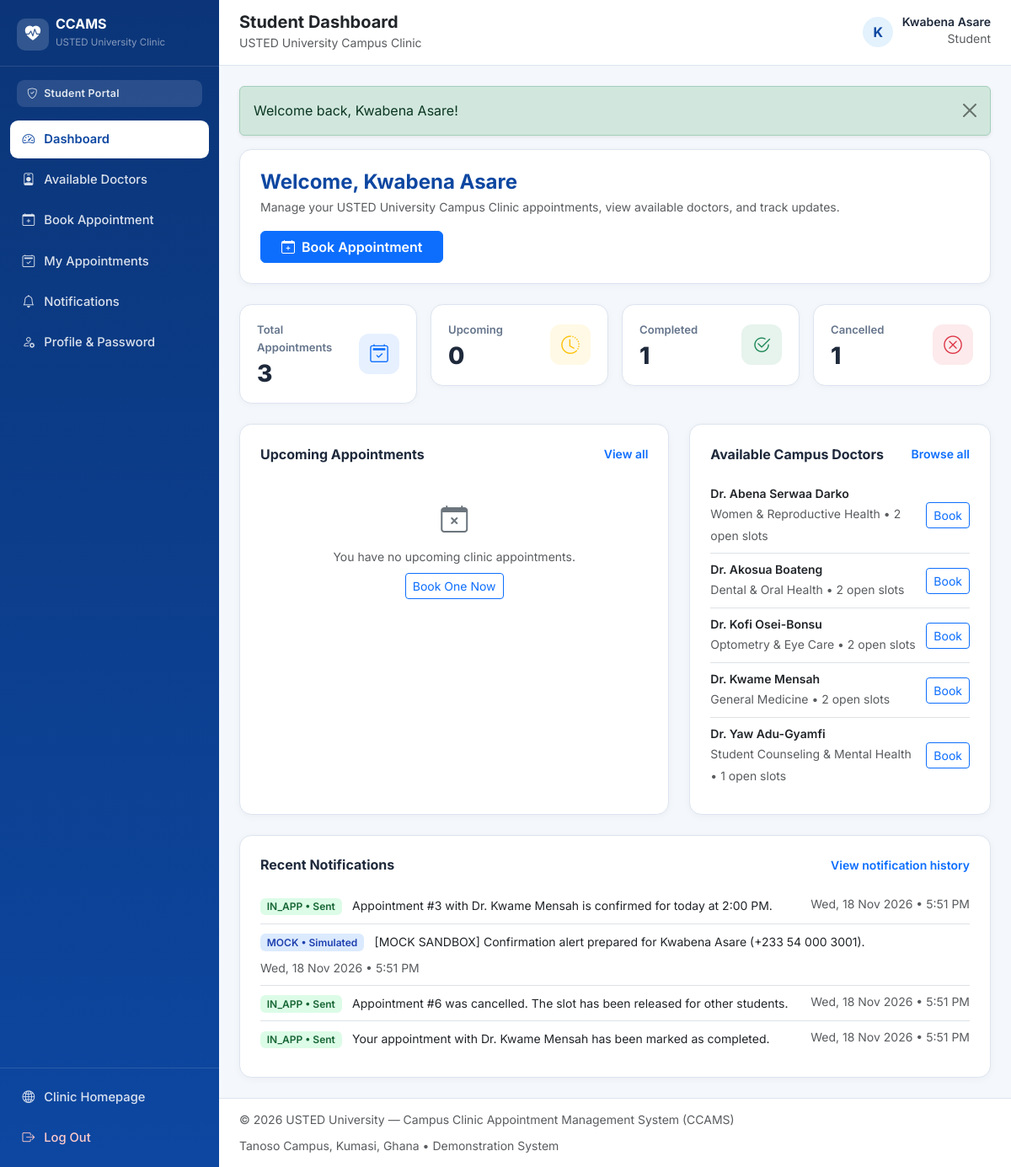
/student/dashboard.php (signed in), run on the app's committed database.
### tables this page shows
CREATE TABLE `users` (
    `user_id` INT UNSIGNED NOT NULL AUTO_INCREMENT,
    `full_name` VARCHAR(120) NOT NULL,
    `email` VARCHAR(150) NOT NULL,
    `password_hash` VARCHAR(255) NOT NULL,
    `phone` VARCHAR(25) DEFAULT NULL,
    `role` ENUM('student', 'doctor', 'admin') NOT NULL DEFAULT 'student',
    `account_status` ENUM('active', 'inactive') NOT NULL DEFAULT 'active',
    `created_at` TIMESTAMP NOT NULL DEFAULT CURRENT_TIMESTAMP,
    `updated_at` TIMESTAMP NOT NULL DEFAULT CURRENT_TIMESTAMP ON UPDATE CURRENT_TIMESTAMP,
    PRIMARY KEY (`user_id`),
    UNIQUE KEY `uq_users_email` (`email`),
    KEY `idx_users_role_status` (`role`, `account_status`)
);

CREATE TABLE `doctors` (
    `doctor_id` INT UNSIGNED NOT NULL AUTO_INCREMENT,
    `user_id` INT UNSIGNED NOT NULL,
    `specialization` VARCHAR(120) NOT NULL,
    `availability_status` ENUM('available', 'unavailable') NOT NULL DEFAULT 'available',
    `created_at` TIMESTAMP NOT NULL DEFAULT CURRENT_TIMESTAMP,
    PRIMARY KEY (`doctor_id`),
    UNIQUE KEY `uq_doctors_user_id` (`user_id`),
    KEY `idx_doctors_specialization` (`specialization`),
    KEY `idx_doctors_availability` (`availability_status`),
    CONSTRAINT `fk_doctors_user`
        FOREIGN KEY (`user_id`) REFERENCES `users` (`user_id`)
        ON DELETE CASCADE ON UPDATE CASCADE
);

CREATE TABLE `notifications` (
    `notification_id` INT UNSIGNED NOT NULL AUTO_INCREMENT,
    `appointment_id` INT UNSIGNED NOT NULL,
    `channel` ENUM('in_app', 'email', 'sms', 'mock') NOT NULL DEFAULT 'in_app',
    `message` TEXT NOT NULL,
    `delivery_status` ENUM('pending', 'sent', 'simulated', 'queued', 'failed') NOT NULL DEFAULT 'sent',
    `is_read` TINYINT(1) NOT NULL DEFAULT 0,
    `sent_at` DATETIME DEFAULT NULL,
    `created_at` TIMESTAMP NOT NULL DEFAULT CURRENT_TIMESTAMP,
    PRIMARY KEY (`notification_id`),
    KEY `idx_notifications_appointment` (`appointment_id`),
    KEY `idx_notifications_channel_status` (`channel`, `delivery_status`),
    CONSTRAINT `fk_notifications_appointment`
        FOREIGN KEY (`appointment_id`) REFERENCES `appointments` (`appointment_id`)
        ON DELETE CASCADE ON UPDATE CASCADE
);

### student/dashboard.php (the view, shortened to what the rows shown need)
<?php
require_once __DIR__ . '/../includes/auth.php';
$student = require_auth('student');
$pdo = get_pdo();
$studentId = (int) $student['user_id'];
$doctorsStmt = $pdo->query(
    'SELECT d.doctor_id, d.specialization, u.full_name,
            (SELECT COUNT(*) FROM appointment_slots s
             WHERE s.doctor_id = d.doctor_id AND s.status = "available" AND s.start_time > NOW()) AS open_slots
     FROM doctors d
     INNER JOIN users u ON u.user_id = d.user_id
     WHERE u.account_status = "active" AND d.availability_status = "available"
     ORDER BY open_slots DESC, u.full_name ASC
     LIMIT 5'
);
$availableDoctors = $doctorsStmt->fetchAll();
$notifStmt = $pdo->prepare(
    'SELECT n.notification_id, n.appointment_id, n.channel, n.message, n.delivery_status, n.is_read, n.created_at
     FROM notifications n
     INNER JOIN appointments a ON a.appointment_id = n.appointment_id
     WHERE a.student_id = :sid
     ORDER BY n.created_at DESC
     LIMIT 5'
);
$notifStmt->execute(['sid' => $studentId]);
$recentNotifications = $notifStmt->fetchAll();
$pageTitle = 'Student Dashboard';
$layoutMode = 'dashboard';
require_once __DIR__ . '/../includes/header.php';
?>
<div class="ccams-card p-4 mb-4 bg-white">
    <div class="d-flex flex-wrap justify-content-between align-items-center gap-3">
        <div>
            <h2 class="h4 fw-bold mb-1 text-primary-dark">Welcome, <?php echo e($student['full_name']); ?></h2>
            <p class="text-muted small mb-0">
                Manage your USTED University Campus Clinic appointments, view available doctors, and track updates.
            </p>
        </div>
    </div>
</div>
<div class="row g-4">
    <div class="col-lg-5">
        <div class="ccams-card p-4 h-100">
            <?php if (empty($availableDoctors)): ?>
                <p class="small text-muted mb-0">No doctors are currently marked available.</p>
            <?php else: ?>
                <div class="list-group list-group-flush">
                    <?php foreach ($availableDoctors as $doc): ?>
                        <div class="list-group-item px-0 d-flex justify-content-between align-items-center gap-2">
                            <div>
                                <div class="fw-semibold small"><?php echo e($doc['full_name']); ?></div>
                                <small class="text-muted"><?php echo e($doc['specialization']); ?> &bull; <?php echo (int) $doc['open_slots']; ?> open slots</small>
                            </div>
                            <a href="<?php echo e(app_url('student/book_appointment.php?doctor_id=' . (int) $doc['doctor_id'])); ?>" class="btn btn-sm btn-outline-primary">
                                Book
                            </a>
                        </div>
                    <?php endforeach; ?>
                </div>
            <?php endif; ?>
        </div>
    </div>
    <div class="col-12">
        <div class="ccams-card p-4">
            <?php if (empty($recentNotifications)): ?>
                <p class="small text-muted mb-0">No notifications recorded yet.</p>
            <?php else: ?>
                <div class="list-group list-group-flush">
                    <?php foreach ($recentNotifications as $n): ?>
                        <div class="list-group-item px-0 d-flex flex-wrap justify-content-between align-items-start gap-2">
                            <div>
                                <span class="badge <?php echo status_badge_class((string) $n['delivery_status']); ?> me-2">
                                    <?php echo e(strtoupper((string) $n['channel'])); ?> &bull; <?php echo e(ucfirst((string) $n['delivery_status'])); ?>
                                </span>
                                <span class="small"><?php echo e($n['message']); ?></span>
                            </div>
                            <small class="text-muted"><?php echo e(format_datetime((string) $n['created_at'])); ?></small>
                        </div>
                    <?php endforeach; ?>
                </div>
            <?php endif; ?>
        </div>
    </div>
</div>
<?php require_once __DIR__ . '/../includes/footer.php'; ?>

### includes/header.php (shortened to what the rows shown need)
<?php
$pageTitle = $pageTitle ?? 'USTED University — Campus Clinic Appointment Management System';
$layoutMode = $layoutMode ?? 'public';
$authUser = current_user();
$flashes = get_flashes();
?>
<!DOCTYPE html>
<html lang="en">
<head>
    <link href="https://cdn.jsdelivr.net/npm/bootstrap@5.3.3/dist/css/bootstrap.min.css" rel="stylesheet">
    <link href="https://cdn.jsdelivr.net/npm/bootstrap-icons@1.11.3/font/bootstrap-icons.min.css" rel="stylesheet">
    <link href="<?php echo e(app_url('assets/css/style.css')); ?>" rel="stylesheet">
</head>
<body class="<?php echo $layoutMode === 'dashboard' ? 'ccams-dashboard-body' : 'ccams-public-body'; ?>">
<?php if ($layoutMode === 'dashboard' && $authUser): ?>
    <div class="dashboard-wrapper">
        <aside class="dashboard-sidebar" id="dashboardSidebar" aria-label="Dashboard Navigation">
            <div class="sidebar-brand">
                <a href="<?php echo e(app_url('index.php')); ?>" class="d-flex align-items-center gap-2 text-decoration-none text-white">
                    <span class="brand-emblem">
                        <i class="bi bi-heart-pulse-fill"></i>
                    </span>
                    <div>
                        <div class="fw-bold lh-1 fs-6">CCAMS</div>
                        <small class="text-white-50" style="font-size: 0.72rem;">USTED University Clinic</small>
                    </div>
                </a>
            </div>
            <div class="sidebar-role-pill">
                <i class="bi bi-shield-check me-1"></i>
                <?php echo e(ucfirst($authUser['role'])); ?> Portal
            </div>
            <nav class="sidebar-nav">
                <?php if ($authUser['role'] === 'student'): ?>
                    <a class="sidebar-link <?php echo is_active_nav('student/dashboard.php'); ?>" href="<?php echo e(app_url('student/dashboard.php')); ?>">
                        <i class="bi bi-speedometer2"></i><span>Dashboard</span>
                    </a>
                    <a class="sidebar-link <?php echo is_active_nav('student/doctors.php'); ?>" href="<?php echo e(app_url('student/doctors.php')); ?>">
                        <i class="bi bi-person-badge"></i><span>Available Doctors</span>
                    </a>
                    <a class="sidebar-link <?php echo is_active_nav('student/book_appointment.php'); ?>" href="<?php echo e(app_url('student/book_appointment.php')); ?>">
                        <i class="bi bi-calendar-plus"></i><span>Book Appointment</span>
                    </a>
                    <a class="sidebar-link <?php echo is_active_nav('student/my_appointments.php') || is_active_nav('student/appointment_details.php') ? 'active' : ''; ?>" href="<?php echo e(app_url('student/my_appointments.php')); ?>">
                        <i class="bi bi-calendar2-check"></i><span>My Appointments</span>
                    </a>
                    <a class="sidebar-link <?php echo is_active_nav('student/notifications.php'); ?>" href="<?php echo e(app_url('student/notifications.php')); ?>">
                        <i class="bi bi-bell"></i><span>Notifications</span>
                    </a>
                    <a class="sidebar-link <?php echo is_active_nav('student/profile.php'); ?>" href="<?php echo e(app_url('student/profile.php')); ?>">
                        <i class="bi bi-person-gear"></i><span>Profile &amp; Password</span>
                    </a>
                <?php endif; ?>
            </nav>
            <div class="sidebar-footer">
                <a href="<?php echo e(app_url('index.php')); ?>" class="sidebar-link">
                    <i class="bi bi-globe2"></i><span>Clinic Homepage</span>
                </a>
                <form method="post" action="<?php echo e(app_url('logout.php')); ?>" class="mt-1">
                    <button type="submit" class="sidebar-link w-100 border-0 bg-transparent text-start text-danger-soft">
                        <i class="bi bi-box-arrow-right"></i><span>Log Out</span>
                    </button>
                </form>
            </div>
        </aside>
        <div class="dashboard-main">
            <header class="dashboard-topbar">
                <div class="d-flex align-items-center gap-3">
                    <div>
                        <h1 class="h5 mb-0 fw-bold text-dark"><?php echo e($pageTitle); ?></h1>
                        <small class="text-muted">USTED University Campus Clinic</small>
                    </div>
                </div>
                <div class="d-flex align-items-center gap-3">
                    <div class="user-profile-chip">
                        <div class="avatar-circle">
                            <?php echo e(strtoupper(substr((string) $authUser['full_name'], 0, 1))); ?>
                        </div>
                        <div class="d-none d-sm-block text-end">
                            <div class="fw-semibold small lh-1"><?php echo e($authUser['full_name']); ?></div>
                            <small class="text-muted text-capitalize"><?php echo e($authUser['role']); ?></small>
                        </div>
                    </div>
                </div>
            </header>
            <main id="main-content" class="dashboard-content">
                <?php if (!empty($flashes)): ?>
                    <?php foreach ($flashes as $flash): ?>
                        <div class="alert alert-<?php echo e($flash['type']); ?> alert-dismissible fade show shadow-sm" role="alert">
                            <?php echo e($flash['message']); ?>
                            <button type="button" class="btn-close" data-bs-dismiss="alert" aria-label="Close"></button>
                        </div>
                    <?php endforeach; ?>
                <?php endif; ?>
<?php endif; ?>

### data on the page
users: role "Student", full_name "K", full_name "Kwabena Asare"
doctors: user.full_name "Dr. Abena Serwaa Darko", specialization "Women & Reproductive Health", open_slots "2"
doctors: user.full_name "Dr. Akosua Boateng", specialization "Dental & Oral Health", open_slots "2"
doctors: user.full_name "Dr. Kofi Osei-Bonsu", specialization "Optometry & Eye Care", open_slots "2"
doctors: user.full_name "Dr. Kwame Mensah", specialization "General Medicine", open_slots "2"
doctors: user.full_name "Dr. Yaw Adu-Gyamfi", specialization "Student Counseling & Mental Health", open_slots "1"
notifications: channel "IN_APP", delivery_status "Sent", message "Appointment #3 with Dr. Kwame Mensah is confirmed for today at 2:00 PM.", created_at "Wed, 18 Nov 2026 • 5:51 PM"
notifications: channel "MOCK", delivery_status "Simulated", message "[MOCK SANDBOX] Confirmation alert prepared for Kwabena Asare (+233 54 000 3001).", created_at "Wed, 18 Nov 2026 • 5:51 PM"
notifications: channel "IN_APP", delivery_status "Sent", message "Appointment #6 was cancelled. The slot has been released for other students.", created_at "Wed, 18 Nov 2026 • 5:51 PM"
notifications: channel "IN_APP", delivery_status "Sent", message "Your appointment with Dr. Kwame Mensah has been marked as completed.", created_at "Wed, 18 Nov 2026 • 5:51 PM"

### other printed values
$pageTitle "Student Dashboard"
$flash['message'] "Welcome back, Kwabena Asare!"
$stats['total_appointments'] "3"
$stats['upcoming_appointments'] "0"
$stats['completed_appointments'] "1"
$stats['cancelled_appointments'] "1"
